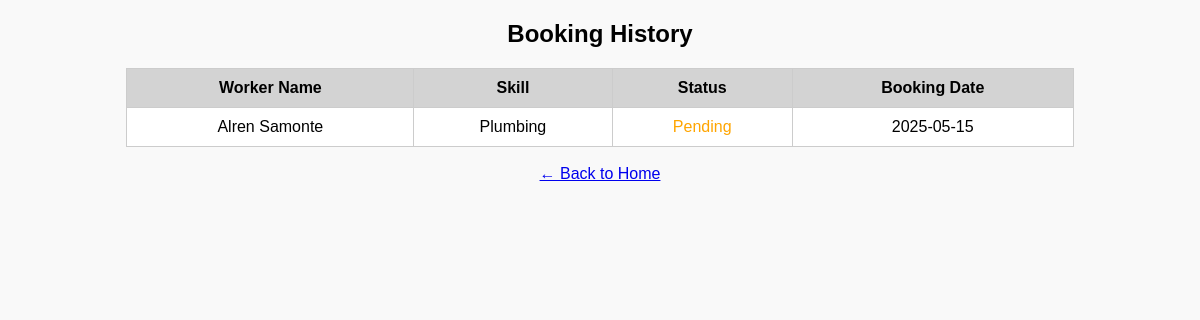
The page /booking_history.php (signed in) on the database its author committed.
### tables this page shows
CREATE TABLE `bookings` (
  `id` int(11) NOT NULL,
  `user_id` int(11) NOT NULL,
  `service` varchar(255) NOT NULL,
  `booking_date` date NOT NULL,
  `status` varchar(50) DEFAULT 'Pending',
  `worker_name` varchar(255) DEFAULT NULL,
  `skill` varchar(255) DEFAULT NULL,
  `earnings` decimal(10,2) DEFAULT 0.00,
  `price` decimal(10,2) DEFAULT NULL,
  `customer_name` varchar(255) DEFAULT NULL,
  `worker_id` int(11) NOT NULL
);

### booking_history.php (the view, shortened to what this page needs)
<?php
include 'db.php';
$user_id = $_SESSION["user_id"];
$stmt = $conn->prepare("SELECT * FROM bookings WHERE user_id = ? ORDER BY booking_date DESC");
$stmt->bind_param("i", $user_id);
$stmt->execute();
$result = $stmt->get_result();
?>
<!DOCTYPE html>
<html>
<head>
</head>
<body>
<h2>Booking History</h2>
<table>
    <tr>
        <th>Worker Name</th>
        <th>Skill</th>
        <th>Status</th>
        <th>Booking Date</th>
    </tr>
    <?php while ($row = $result->fetch_assoc()): ?>
    <tr>
        <td><?= htmlspecialchars($row['worker_name']) ?></td>
        <td><?= htmlspecialchars($row['skill']) ?></td>
        <td class="status-<?= strtolower($row['status']) ?>">
            <?= htmlspecialchars($row['status']) ?>
        </td>
        <td><?= htmlspecialchars($row['booking_date']) ?></td>
    </tr>
    <?php endwhile; ?>
</table>
<br><center><a href="home.php">← Back to Home</a></center>
</body>
</html>

### booking_history.php (style rules this page uses)
body { font-family: Arial; background: #f9f9f9; }
table { border-collapse: collapse; width: 80%; margin: auto; background: white; }
th, td { padding: 10px; text-align: center; border: 1px solid #ccc; }
th { background-color: #d3d3d3; }
h2 { text-align: center; }
.status-pending { color: orange; }

### rows shown on the page
bookings: worker_name "Alren Samonte", skill "Plumbing", status "Pending", booking_date "2025-05-15"
